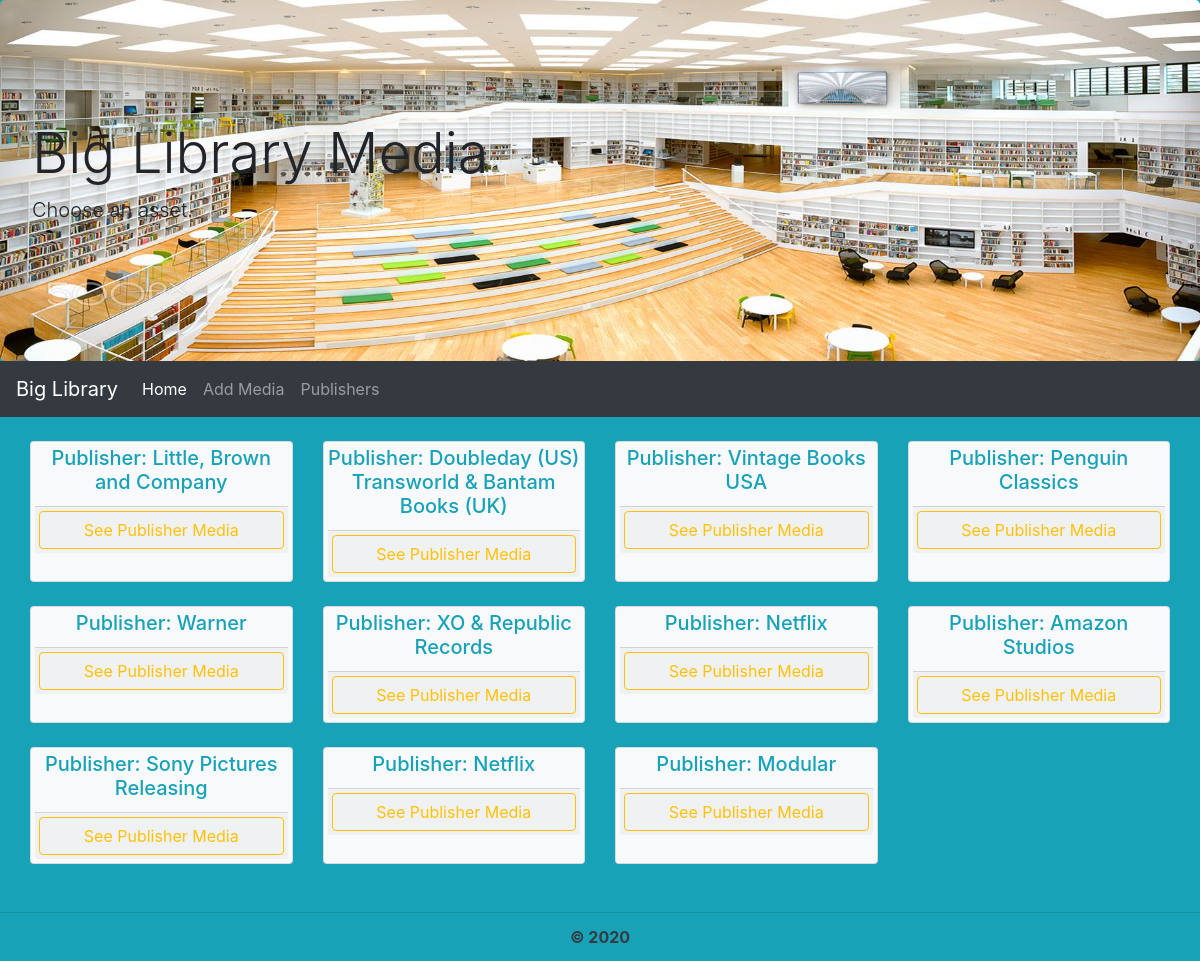
The page /publishers.php on the database its author committed.
### tables this page shows
CREATE TABLE `publishers` (
  `publisher_id` int(11) NOT NULL,
  `name` varchar(50) NOT NULL,
  `size` varchar(50) DEFAULT NULL,
  `address` varchar(50) DEFAULT NULL
);

### publishers.php (the view, shortened to what this page needs)
<!DOCTYPE html>
<html>
<head>
	<link rel="stylesheet" href="https://stackpath.bootstrapcdn.com/bootstrap/4.5.0/css/bootstrap.min.css">
	<link rel="stylesheet" type="text/css" href="style.css">
</head>
<body class="bg-info">
	<header>
        <div class="jumbotron main_header mb-0" >
            <h1 class="display-4">Big Library Media</h1>
            <p class="lead">Choose an asset.</p>
        </div>
    </header>
 	<?php include 'navbar.php';?>
    <div class="container-fluid row row-cols-1 row-cols-md-2 row-cols-lg-4 mx-auto my-4">
    <?php
    	require_once 'actions/db_connect.php';
		$sql = "SELECT * FROM publishers";
		$result = mysqli_query($conn, $sql);
		while($row = mysqli_fetch_assoc($result)) {
			echo "
			<div class='col mb-4'>
				<div class='card px-1 py-1 bg-light h-100'>
					<h5 class='card-title text-info text-center'>Publisher: ". $row['name']."</h5>
					<div class='card-footer text-center p-1'>
						<a href='media.php?id=".$row['publisher_id']."' class='btn btn-outline-warning btn-block mx-auto '>See Publisher Media</a>
					</div>
				</div>
			</div>";
		}
	?>
	</div>
	<div class="card-footer text-dark bg-transparent text-center font-weight-bold"> &copy; 2020 </div>
</body>
</html>

### navbar.php (shortened to what this page needs)
<nav class="navbar navbar-expand-lg navbar-dark bg-dark">
    <a class="navbar-brand" href="#">Big Library</a>
    <div class="collapse navbar-collapse" id="navbarNav">
        <ul class="navbar-nav">
	        <li class="nav-item active">
	            <a class="nav-link" href="index.php">Home <span class="sr-only">(current)</span></a>
	        </li>
	        <li class="nav-item">
	            <a class="nav-link" href="insert.php">Add Media</a>
	        </li>
	        <li class="nav-item ">
	        	<a class="nav-link" href="publishers.php">Publishers</a>
	        </li>
        </ul>
    </div>
</nav>

### style.css (style rules this page uses)
.jumbotron { background-image: url('img/banner.jpg'); background-size: 100% 100%; padding-top: 10%; padding-bottom: 10%; }

### rows shown on the page
publishers: name "Little, Brown and Company"
publishers: name "Doubleday (US) Transworld & Bantam Books (UK)"
publishers: name "Vintage Books USA"
publishers: name "Penguin Classics"
publishers: name "Warner"
publishers: name "XO & Republic Records"
publishers: name "Netflix"
publishers: name "Amazon Studios"
publishers: name "Sony Pictures Releasing"
publishers: name "Netflix"
publishers: name "Modular"
